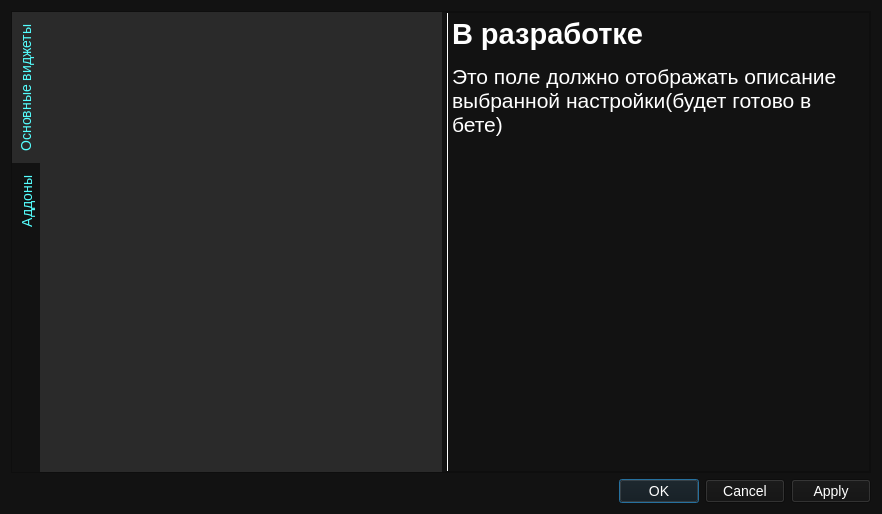
<?xml version="1.0" encoding="UTF-8"?>
<ui version="4.0">
 <class>Dialog</class>
 <widget class="QDialog" name="Dialog">
  <property name="geometry">
   <rect>
    <x>0</x>
    <y>0</y>
    <width>882</width>
    <height>514</height>
   </rect>
  </property>
  <property name="windowTitle">
   <string>Dialog</string>
  </property>
  <property name="styleSheet">
   <string notr="true">background-color: rgb(18, 18, 18);
color: white;
font-size: 14px;</string>
  </property>
  <layout class="QVBoxLayout" name="verticalLayout">
   <item>
    <widget class="QFrame" name="frame_5">
     <property name="frameShape">
      <enum>QFrame::Shape::StyledPanel</enum>
     </property>
     <property name="frameShadow">
      <enum>QFrame::Shadow::Raised</enum>
     </property>
     <layout class="QHBoxLayout" name="horizontalLayout_27">
      <property name="spacing">
       <number>2</number>
      </property>
      <property name="leftMargin">
       <number>0</number>
      </property>
      <property name="topMargin">
       <number>0</number>
      </property>
      <property name="rightMargin">
       <number>0</number>
      </property>
      <property name="bottomMargin">
       <number>0</number>
      </property>
      <item>
       <widget class="QTabWidget" name="tabWidget_2">
        <property name="sizePolicy">
         <sizepolicy hsizetype="Maximum" vsizetype="Expanding">
          <horstretch>0</horstretch>
          <verstretch>0</verstretch>
         </sizepolicy>
        </property>
        <property name="minimumSize">
         <size>
          <width>430</width>
          <height>0</height>
         </size>
        </property>
        <property name="maximumSize">
         <size>
          <width>430</width>
          <height>16777215</height>
         </size>
        </property>
        <property name="styleSheet">
         <string notr="true">QTabWidget::pane
{
	border: 1px;
	background: rgb(42, 42, 42);
}

QTabBar::tab
{
	background: rgb(18, 18, 18);
	color: rgb(85, 255, 255);
}
QTabBar::tab:selected
{
	background: rgb(42, 42, 42);
}</string>
        </property>
        <property name="tabPosition">
         <enum>QTabWidget::TabPosition::West</enum>
        </property>
        <property name="currentIndex">
         <number>0</number>
        </property>
        <widget class="QWidget" name="base_widgets_2">
         <property name="minimumSize">
          <size>
           <width>0</width>
           <height>0</height>
          </size>
         </property>
         <property name="maximumSize">
          <size>
           <width>16777215</width>
           <height>16777215</height>
          </size>
         </property>
         <property name="styleSheet">
          <string notr="true">background: rgb(42, 42, 42);</string>
         </property>
         <attribute name="title">
          <string>Основные виджеты</string>
         </attribute>
         <layout class="QHBoxLayout" name="horizontalLayout_4">
          <property name="spacing">
           <number>0</number>
          </property>
          <property name="leftMargin">
           <number>0</number>
          </property>
          <property name="topMargin">
           <number>0</number>
          </property>
          <property name="rightMargin">
           <number>0</number>
          </property>
          <property name="bottomMargin">
           <number>0</number>
          </property>
          <item>
           <widget class="QScrollArea" name="baseWidgets_srollArea_2">
            <property name="styleSheet">
             <string notr="true">border: none;</string>
            </property>
            <property name="lineWidth">
             <number>0</number>
            </property>
            <property name="verticalScrollBarPolicy">
             <enum>Qt::ScrollBarPolicy::ScrollBarAsNeeded</enum>
            </property>
            <property name="horizontalScrollBarPolicy">
             <enum>Qt::ScrollBarPolicy::ScrollBarAlwaysOff</enum>
            </property>
            <property name="sizeAdjustPolicy">
             <enum>QAbstractScrollArea::SizeAdjustPolicy::AdjustToContents</enum>
            </property>
            <property name="widgetResizable">
             <bool>true</bool>
            </property>
            <widget class="QWidget" name="baseWidgets_2">
             <property name="geometry">
              <rect>
               <x>0</x>
               <y>0</y>
               <width>403</width>
               <height>461</height>
              </rect>
             </property>
             <layout class="QVBoxLayout" name="verticalLayout_3">
              <property name="leftMargin">
               <number>6</number>
              </property>
              <property name="topMargin">
               <number>9</number>
              </property>
              <property name="rightMargin">
               <number>0</number>
              </property>
              <property name="bottomMargin">
               <number>12</number>
              </property>
             </layout>
            </widget>
           </widget>
          </item>
         </layout>
        </widget>
        <widget class="QWidget" name="tab_3">
         <property name="minimumSize">
          <size>
           <width>0</width>
           <height>0</height>
          </size>
         </property>
         <property name="maximumSize">
          <size>
           <width>16777215</width>
           <height>16777215</height>
          </size>
         </property>
         <property name="styleSheet">
          <string notr="true">background: rgb(42, 42, 42);</string>
         </property>
         <attribute name="title">
          <string>Аддоны</string>
         </attribute>
         <layout class="QHBoxLayout" name="horizontalLayout_206">
          <property name="spacing">
           <number>0</number>
          </property>
          <property name="leftMargin">
           <number>2</number>
          </property>
          <property name="topMargin">
           <number>6</number>
          </property>
          <property name="rightMargin">
           <number>0</number>
          </property>
          <property name="bottomMargin">
           <number>0</number>
          </property>
          <item>
           <widget class="QTextBrowser" name="textBrowser_3">
            <property name="sizePolicy">
             <sizepolicy hsizetype="Ignored" vsizetype="Ignored">
              <horstretch>0</horstretch>
              <verstretch>0</verstretch>
             </sizepolicy>
            </property>
            <property name="styleSheet">
             <string notr="true">border: none;</string>
            </property>
            <property name="html">
             <string>&lt;!DOCTYPE HTML PUBLIC &quot;-//W3C//DTD HTML 4.0//EN&quot; &quot;http://www.w3.org/TR/REC-html40/strict.dtd&quot;&gt;
&lt;html&gt;&lt;head&gt;&lt;meta name=&quot;qrichtext&quot; content=&quot;1&quot; /&gt;&lt;meta charset=&quot;utf-8&quot; /&gt;&lt;style type=&quot;text/css&quot;&gt;
p, li { white-space: pre-wrap; }
hr { height: 1px; border-width: 0; }
li.unchecked::marker { content: &quot;\2610&quot;; }
li.checked::marker { content: &quot;\2612&quot;; }
&lt;/style&gt;&lt;/head&gt;&lt;body style=&quot; font-family:'Segoe UI'; font-size:14px; font-weight:400; font-style:normal;&quot;&gt;
&lt;p style=&quot; margin-top:0px; margin-bottom:0px; margin-left:0px; margin-right:0px; -qt-block-indent:0; text-indent:0px;&quot;&gt;&lt;span style=&quot; font-size:22pt; font-weight:700;&quot;&gt;В разработке&lt;/span&gt;&lt;/p&gt;
&lt;p style=&quot;-qt-paragraph-type:empty; margin-top:0px; margin-bottom:0px; margin-left:0px; margin-right:0px; -qt-block-indent:0; text-indent:0px; font-size:8pt; font-weight:700;&quot;&gt;&lt;br /&gt;&lt;/p&gt;
&lt;p style=&quot; margin-top:0px; margin-bottom:0px; margin-left:0px; margin-right:0px; -qt-block-indent:0; text-indent:0px;&quot;&gt;&lt;span style=&quot; font-size:16pt;&quot;&gt;Здесь должны быть настройки загруженных аддонов(пользовательские виджеты и параметры)&lt;/span&gt;&lt;/p&gt;&lt;/body&gt;&lt;/html&gt;</string>
            </property>
           </widget>
          </item>
         </layout>
        </widget>
       </widget>
      </item>
      <item>
       <widget class="QTextBrowser" name="element_documentation_2">
        <property name="sizePolicy">
         <sizepolicy hsizetype="Ignored" vsizetype="Ignored">
          <horstretch>0</horstretch>
          <verstretch>0</verstretch>
         </sizepolicy>
        </property>
        <property name="styleSheet">
         <string notr="true">border-left: 2px solid white;
margin-left: 2px</string>
        </property>
        <property name="html">
         <string>&lt;!DOCTYPE HTML PUBLIC &quot;-//W3C//DTD HTML 4.0//EN&quot; &quot;http://www.w3.org/TR/REC-html40/strict.dtd&quot;&gt;
&lt;html&gt;&lt;head&gt;&lt;meta name=&quot;qrichtext&quot; content=&quot;1&quot; /&gt;&lt;meta charset=&quot;utf-8&quot; /&gt;&lt;style type=&quot;text/css&quot;&gt;
p, li { white-space: pre-wrap; }
hr { height: 1px; border-width: 0; }
li.unchecked::marker { content: &quot;\2610&quot;; }
li.checked::marker { content: &quot;\2612&quot;; }
&lt;/style&gt;&lt;/head&gt;&lt;body style=&quot; font-family:'Segoe UI'; font-size:14px; font-weight:400; font-style:normal;&quot;&gt;
&lt;p style=&quot; margin-top:0px; margin-bottom:0px; margin-left:0px; margin-right:0px; -qt-block-indent:0; text-indent:0px;&quot;&gt;&lt;span style=&quot; font-size:22pt; font-weight:700;&quot;&gt;В разработке&lt;/span&gt;&lt;/p&gt;
&lt;p style=&quot;-qt-paragraph-type:empty; margin-top:0px; margin-bottom:0px; margin-left:0px; margin-right:0px; -qt-block-indent:0; text-indent:0px; font-size:8pt; font-weight:700;&quot;&gt;&lt;br /&gt;&lt;/p&gt;
&lt;p style=&quot; margin-top:0px; margin-bottom:0px; margin-left:0px; margin-right:0px; -qt-block-indent:0; text-indent:0px;&quot;&gt;&lt;span style=&quot; font-size:16pt;&quot;&gt;Это поле должно отображать описание выбранной настройки(будет готово в бете)&lt;/span&gt;&lt;/p&gt;&lt;/body&gt;&lt;/html&gt;</string>
        </property>
       </widget>
      </item>
     </layout>
    </widget>
   </item>
   <item>
    <widget class="QDialogButtonBox" name="buttonBox">
     <property name="orientation">
      <enum>Qt::Orientation::Horizontal</enum>
     </property>
     <property name="standardButtons">
      <set>QDialogButtonBox::StandardButton::Apply|QDialogButtonBox::StandardButton::Cancel|QDialogButtonBox::StandardButton::Ok</set>
     </property>
    </widget>
   </item>
  </layout>
 </widget>
 <resources/>
 <connections>
  <connection>
   <sender>buttonBox</sender>
   <signal>accepted()</signal>
   <receiver>Dialog</receiver>
   <slot>accept()</slot>
   <hints>
    <hint type="sourcelabel">
     <x>248</x>
     <y>254</y>
    </hint>
    <hint type="destinationlabel">
     <x>157</x>
     <y>274</y>
    </hint>
   </hints>
  </connection>
  <connection>
   <sender>buttonBox</sender>
   <signal>rejected()</signal>
   <receiver>Dialog</receiver>
   <slot>reject()</slot>
   <hints>
    <hint type="sourcelabel">
     <x>316</x>
     <y>260</y>
    </hint>
    <hint type="destinationlabel">
     <x>286</x>
     <y>274</y>
    </hint>
   </hints>
  </connection>
 </connections>
</ui>
